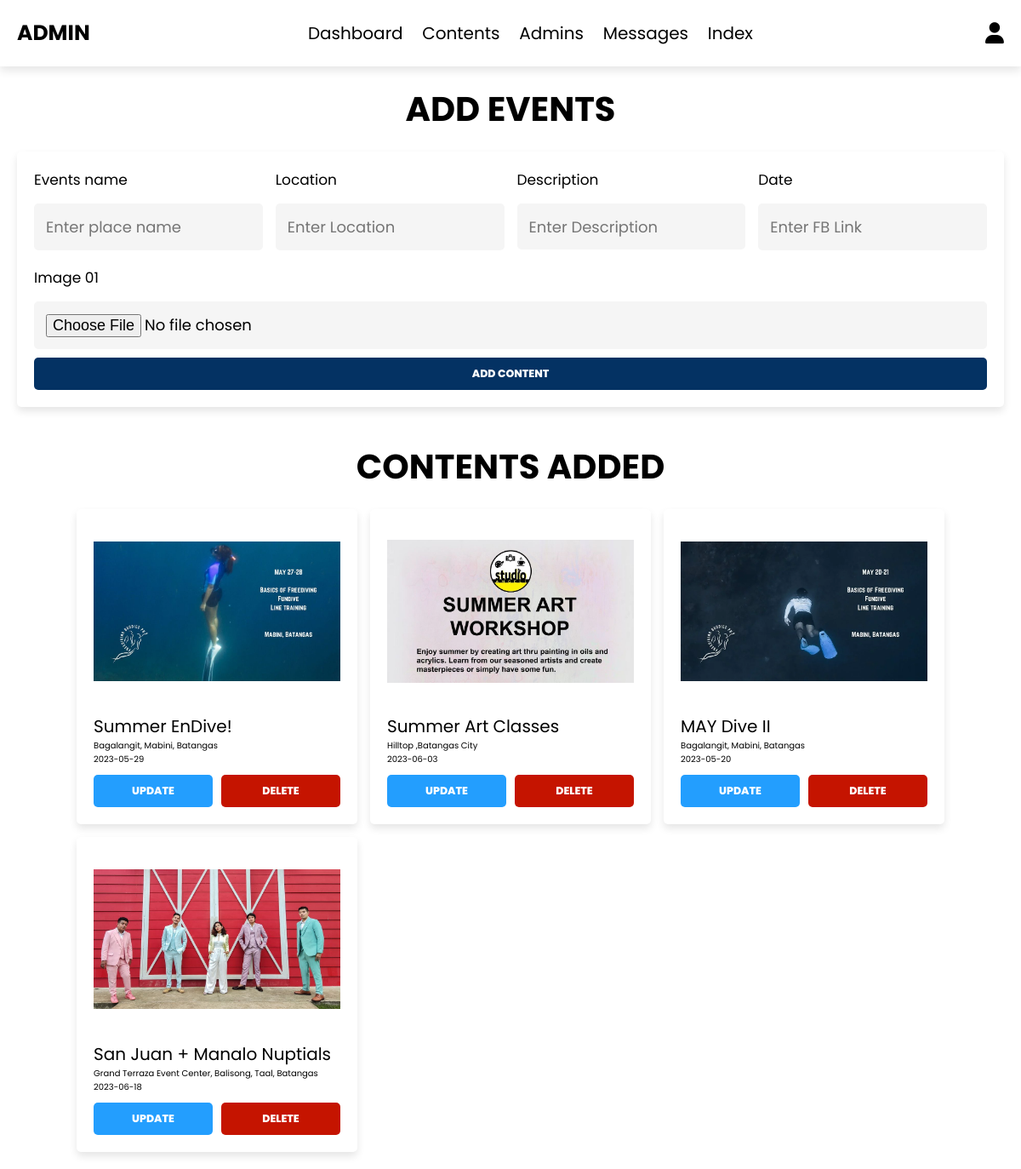
The app's page /admin/events-content.php (signed in) with its own data.
### tables this page shows
CREATE TABLE `events` (
  `id` int(11) NOT NULL,
  `name` varchar(100) NOT NULL,
  `description` varchar(10000) NOT NULL,
  `location` varchar(100) NOT NULL,
  `date` date NOT NULL,
  `img1` varchar(50) NOT NULL
);

### admin/events-content.php (the view, shortened to what this page needs)
<?php
include '../components/connect.php';
?>
<!DOCTYPE html>
<html lang="en">
<head>
   <link rel="stylesheet" href="https://cdnjs.cloudflare.com/ajax/libs/font-awesome/6.1.1/css/all.min.css">
   <link rel="stylesheet" href="../css/admin_style.css">
</head>
<body>
<?php include '../components/admin_header.php'; ?>
<section class="add-products">
   <h1 class="heading">Add Events</h1>
   <form action="" method="post" enctype="multipart/form-data">
      <div class="flex">
         <div class="inputBox">
            <span>Events name  </span>
            <input type="text" class="box" required maxlength="100" placeholder="Enter place name" name="place_name">
         </div>
         <div class="inputBox">
            <span>Location  </span>
            <input type="text" class="box" required maxlength="500" placeholder="Enter Location" name="location">
         </div>
         <div class="inputBox">
            <span>Description  </span>
            <textarea placeholder="Enter Description" class="box" required maxlength="500" cols="30" rows="10" name="description"></textarea>
         </div>
         <div class="inputBox">
            <span>Date  </span>
            <input type="text" class="box" required maxlength="500" placeholder="Enter FB Link" name="fb_link">
         </div>
        <div class="inputBox">
            <span>Image 01  </span>
            <input type="file" name="img1" accept="image/jpg, image/jpeg, image/png, image/webp" class="box" required>
        </div>
      </div>
      <input type="submit" value="add content" class="btn" name="add_content">
   </form>
</section>
<section class="show-products">
   <h1 class="heading">contents added</h1>
   <div class="box-container">
   <?php
      $select_contents = $conn->prepare("SELECT * FROM `events`");
      $select_contents->execute();
      if($select_contents->rowCount() > 0){
         while($fetch_contents = $select_contents->fetch(PDO::FETCH_ASSOC)){
   ?>
   <div class="box">
      <img src="../img/events/<?= $fetch_contents['img1']; ?>" alt="">
      <div class="name"><?= $fetch_contents['name']; ?></div>
      <div class="description"><span><?= $fetch_contents['location']; ?></span></div>
      <div class="description"><span><?= $fetch_contents['date']; ?></span></div>
      <div class="flex-btn">
         <a href="events-update.php?update=<?= $fetch_contents['id']; ?>" class="option-btn">update</a>
         <a href="events-content.php?delete=<?= $fetch_contents['id']; ?>" class="delete-btn" onclick="return confirm('delete this content?');">delete</a>
      </div>
   </div>
   <?php
         }
      }else{
         echo '<p class="empty">no contents added yet!</p>';
      }
   ?>
   </div>
</section>
</body>
</html>

### components/admin_header.php (shortened to what this page needs)
<header class="header">
   <section class="flex">
   <b><a href="../admin/dashboard.php" class="logo">ADMIN</a></b>
      <nav class="navbar">
         <a href="../admin/dashboard.php">Dashboard</a>
         <a href="../admin/contents.php">Contents</a>
         <a href="../admin/admin_accounts.php">Admins</a>
         <a href="../admin/messages.php">Messages</a>
         <a href="../index.php">Index</a>
      </nav>
      <div class="icons">
         <div id="user-btn" class="fas fa-user"></div>
      </div>
   </section>
</header>

### css/admin_style.css (style rules this page uses)
:root { --primary-color:#043263; --secondary-color:#239EFE; --text-color: #000000; --bg-color:#fff; --modal-color:#F4F7FF; --body-font: 'Poppins', sans-serif; --bigger-font-size: 3rem; --big-font-size: 2rem; --h1-font-size: 1.5rem; --h2-font-size: 1.25rem; --h3-font-size: 1.125rem; --normal-font-size: .938rem; --small-font-size: .813rem; --smaller-font-size: .75rem; --font-medium: 500; --font-semi-bold: 600; --font-bold: 800; --mb-0-25: .25rem; --mb-0-5: .5rem; --mb-0-75: .75rem; --mb-1: 1rem; --mb-1-5: 1.5rem; --mb-2: 2rem; --mb-2-5: 2.5rem; --mb-3: 3rem; --z-tooltip: 10; --z-fixed: 100; --z-modal: 1000; }
@media screen and (min-width: 968px) { :root { --bigger-font-size: 4rem; --big-font-size: 3rem; --h1-font-size: 2.25rem; --h2-font-size: 1.5rem; --h3-font-size: 1.25rem; --normal-font-size: 1rem; --small-font-size: .875rem; --smaller-font-size: .813rem; } }
* { font-family: 'Poppins', sans-serif; margin:0; padding:0; box-sizing: border-box; outline: none; border:none; text-decoration: none; }
html { font-size: 62.5%; overflow-x: hidden; }
body { background-color: #ffffff; }
section { padding:2rem; max-width: 1200px; margin:0 auto; }
.header .flex { display: flex; align-items: center; justify-content: space-between; position: relative; }
.header .flex .logo { font-size: 2.5rem; color:rgb(0, 0, 0); }
.header .flex .navbar a { margin:0 1rem; font-size: 2rem; color:rgb(0, 0, 0); }
.header .flex .icons > * { margin-left: 1rem; font-size: 2.5rem; cursor: pointer; color:rgb(0, 0, 0); }
.heading { font-size: 4rem; color:rgb(0, 0, 0); margin-bottom: 2rem; text-align: center; text-transform: uppercase; }
.btn, .delete-btn, .option-btn { display: block; width: 100%; margin-top: 1rem; border-radius: .5rem; padding:1rem 3rem; font-size: var(--h3-font-size); font-weight: var(--font-bold); text-transform: uppercase; color:#fff; cursor: pointer; text-align: center; }
.btn { background-color: var(--primary-color); }
.option-btn { background-color: var(--secondary-color); }
.delete-btn { background-color:#c51400; }
.flex-btn { display: flex; gap:1rem; }
.header { position: sticky; top:0; left:0; right:0; background-color:#fff; box-shadow:0 .5rem 1rem rgba(0,0,0,.1); z-index: 1000; }
.header .flex .icons div { margin-left: 1.7rem; font-size: 2.5rem; cursor: pointer; color:rgb(0, 0, 0); }
.add-products form { margin: 0 auto; background-color:#fff; box-shadow: 0 .5rem 1rem rgba(0,0,0,.1); border-radius: .5rem; padding:2rem; }
.add-products form .flex { display: flex; gap:1.5rem; flex-wrap: wrap; }
.add-products form .flex .inputBox { flex:1 1 25rem; }
.add-products form span { font-size:1.7rem; color:rgb(0, 0, 0); }
.add-products form .box { font-size: 1.8rem; background-color:#f5f5f5; border-radius: .5rem; padding:1.4rem; width: 100%; margin-top: 1.5rem; }
.add-products form textarea { height: 5.4rem; resize: none; }
.show-products .box-container { display: grid; grid-template-columns: repeat(auto-fit, 33rem); gap:1.5rem; justify-content: center; align-items: flex-start; }
.show-products .box-container .box { background-color: #fff; box-shadow:0 .5rem 1rem rgba(0,0,0,.1); border-radius: .5rem; padding:2rem; }
.show-products .box-container .box img { width: 100%; height: 20rem; object-fit: contain; margin-bottom: 1.5rem; }
.show-products .box-container .box .name { font-size: 2rem; color:rgb(0, 0, 0); }

### records on screen
events: img1 (picture), name "Summer EnDive!", location "Bagalangit, Mabini, Batangas", date "2023-05-29"
events: img1 (picture), name "Summer Art Classes", location "Hilltop ,Batangas City", date "2023-06-03"
events: img1 (picture), name "MAY Dive II", location "Bagalangit, Mabini, Batangas", date "2023-05-20"
events: img1 (picture), name "San Juan + Manalo Nuptials", location "Grand Terraza Event Center, Balisong, Taal, Batangas", date "2023-06-18"
